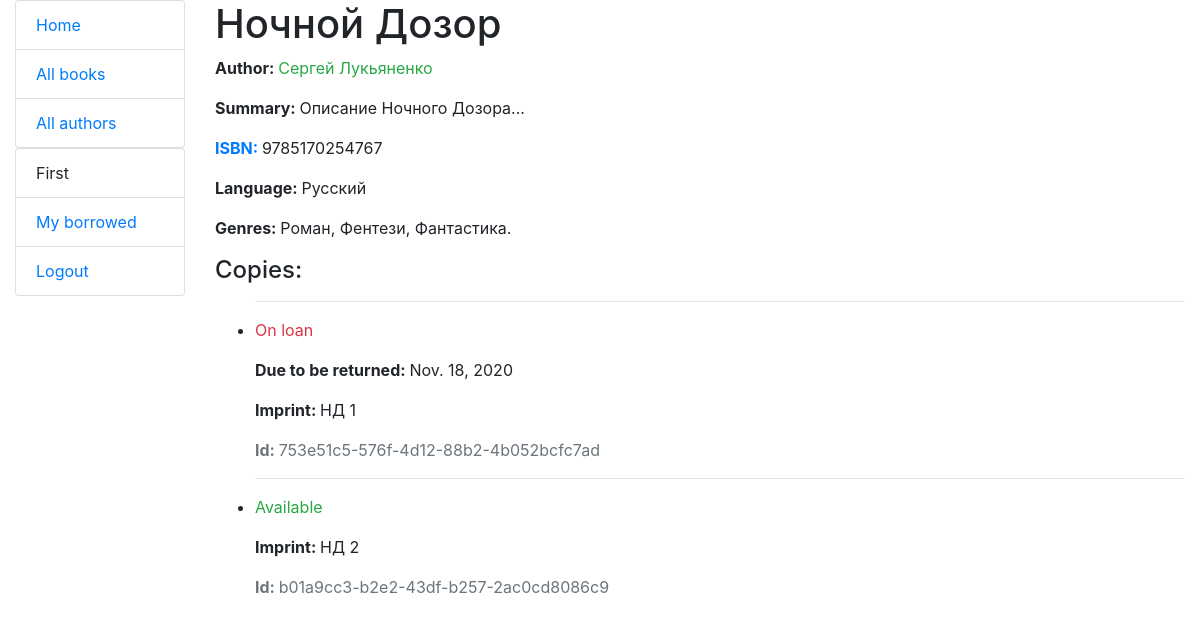
The page /catalog/books/1 (signed in) on the database its author committed.
### catalog/models.py (models this page shows, shortened)
class Book(models.Model):
    title = models.CharField(max_length=80, help_text="Enter a book name here")
    author = models.ForeignKey('Author', on_delete=models.SET_NULL, null=True)
    language = models.ForeignKey('Language', on_delete=models.SET_NULL, null=True)
    summary = models.TextField(max_length=1000, help_text="Enter a description of the book")
    isbn = models.CharField('ISBN', max_length=13,
                            help_text='13 Character <a href="https://www.isbn-international.org/content/what-isbn">ISBN number</a>')
    genre = models.ManyToManyField(Genre, help_text="Select a genre for this book")

class Author(models.Model):
    first_name = models.CharField(max_length=50)
    last_name = models.CharField(max_length=50)
    date_of_birth = models.DateField(null=True, blank=True)
    date_of_death = models.DateField('Died', null=True, blank=True)
    def get_absolute_url(self):
        return reverse('author-detail', args=[str(self.id)])
    def __str__(self):
        return '%s %s' % (self.first_name, self.last_name)

class Language(models.Model):
    name = models.CharField(max_length=30, help_text="Enter a book language here")
    def __str__(self):
        return self.name

class Genre(models.Model):
    name = models.CharField(max_length=50, help_text="Enter a book genre here")
    def __str__(self):
        return self.name

class BookInstance(models.Model):
    id = models.UUIDField(primary_key=True, default=uuid.uuid4,
                          help_text="Unique ID for this particular book across whole library")
    book = models.ForeignKey(Book, on_delete=models.SET_NULL, null=True)
    imprint = models.CharField(max_length=200)
    due_back = models.DateField(null=True, blank=True)
    borrower = models.ForeignKey(User, on_delete=models.SET_NULL, blank=True, null=True)
    LOAN_STATUS = (
        ('m', 'Maintenance'),
        ('o', 'On loan'),
        ('a', 'Available'),
        ('r', 'Reserved'),
    )
    status = models.CharField(max_length=1, choices=LOAN_STATUS, blank=True, default='m', help_text='Book availability')
    class Meta:
        ordering = ["due_back"]
        permissions = (('librarian', 'Can work with books'),)
    def get_status_display(self):
        return dict(self.LOAN_STATUS)[self.status]

### catalog/views.py (the view)
# urls.py: path('books/<pk>', views.BookDetailView.as_view(), name='book-detail'),
class BookDetailView(LoginRequiredMixin, DetailView):
    model = Book
    context_object_name = 'book'
    template_name = 'books/book_detail.html'

### templates/books/book_detail.html (shortened to what this page needs)
{% extends 'basic.html' %}
{% block content %}
    <h1>{{ book.title }}</h1>
    <p><strong>Author: </strong><a class="text text-success" href="{{ book.author.get_absolute_url }}">{{ book.author }}</a></p>
    <p><strong>Summary: </strong>{{ book.summary }}</p>
    <p><strong><a href="https://www.isbn-international.org/content/what-isbn">ISBN: </a></strong>{{ book.isbn }}</p>
    <p><strong>Language: </strong>{{ book.language }}</p>
    <p>
        <strong>Genres: </strong>
        {% for genre in book.genre.all %}
            {{ genre }}{% if not forloop.last %},{% else %}.{% endif %}
        {% endfor %}
    </p>
    <h4>Copies:</h4>
    <ul>
    {% for instance in book.bookinstance_set.all %}
        <hr>
        <li>
            <p class="{% if instance.status == 'a' %}text-success{% elif instance.status == 'o' %}text-danger{% else %}text-warning{% endif %}">
                {{ instance.get_status_display }}
            </p>
            {% if instance.status != 'a' %}
                <p><strong>Due to be returned: </strong>{{ instance.due_back }}</p>
            {% endif %}
            <p><strong>Imprint: </strong>{{ instance.imprint }}</p>
            <p class="text-muted"><strong>Id: </strong>{{ instance.id }}</p>
        </li>
    {% endfor %}
    </ul>
{% endblock %}

### templates/basic.html (shortened to what this page needs)
<!DOCTYPE html>
<html lang="en">
<head>
    <link rel="stylesheet" href="https://maxcdn.bootstrapcdn.com/bootstrap/4.0.0/css/bootstrap.min.css">
    {% load static %}
    <link rel="stylesheet" href="{% static "css/styles.css" %}">
</head>
<body>
    <div class="container-fluid">
        <div class="row">
            <div class="col-sm-2">
                {% block sidebar %}
                    <ul class="list-group">
                        <li class="list-group-item list-group-item-action"><a href="{% url 'index' %}">Home</a></li>
                        <li class="list-group-item list-group-item-action"><a href="{% url 'books' %}">All books</a></li>
                        <li class="list-group-item list-group-item-action"><a href="{% url 'authors' %}">All authors</a></li>
                    </ul>
                    <ul class="list-group">
                        {% if user.is_authenticated %}
                            <li class="list-group-item">{{ user.first_name }}</li>
                            <li class="list-group-item list-group-item-action"><a href="{% url 'borrowed-books' %}">
                                {% if perms.catalog.librarian %}
                                    Borrowed books
                                {% else %}
                                    My borrowed
                                {% endif %}
                            </a></li>
                            <li class="list-group-item list-group-item-action"><a href="{% url 'logout'%}?next={{ request.path }}">Logout</a></li>
                        {% else %}
                            <li class="list-group-item list-group-item-action"><a href="{% url 'login'%}?next={{ request.path }}">Login</a></li>
                        {% endif %}
                    </ul>
                {% endblock %}
            </div>
            <div class="col-sm-10 ">
                {% block content %}{% endblock %}
            </div>
        </div>
    </div>
</body>
</html>

### rows shown on the page
Book: title "Ночной Дозор", author "Сергей Лукьяненко", summary "Описание Ночного Дозора...", isbn "9785170254767", language "Русский"
Genre: name "Роман"
Genre: name "Фентези"
Genre: name "Фантастика"
BookInstance: status "On loan", due_back "Nov. 18, 2020", imprint "НД 1", id "753e51c5-576f-4d12-88b2-4b052bcfc7ad"
BookInstance: status "Available", imprint "НД 2", id "b01a9cc3-b2e2-43df-b257-2ac0cd8086c9"

### other values the page prints
{{ user.first_name }} "First"
